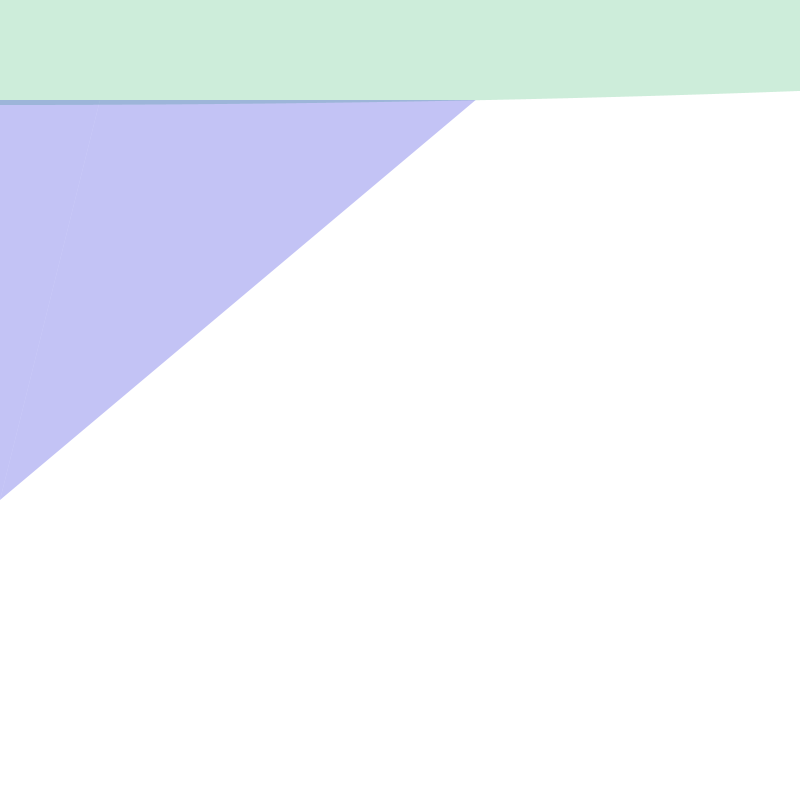
Frame 1 (no input)
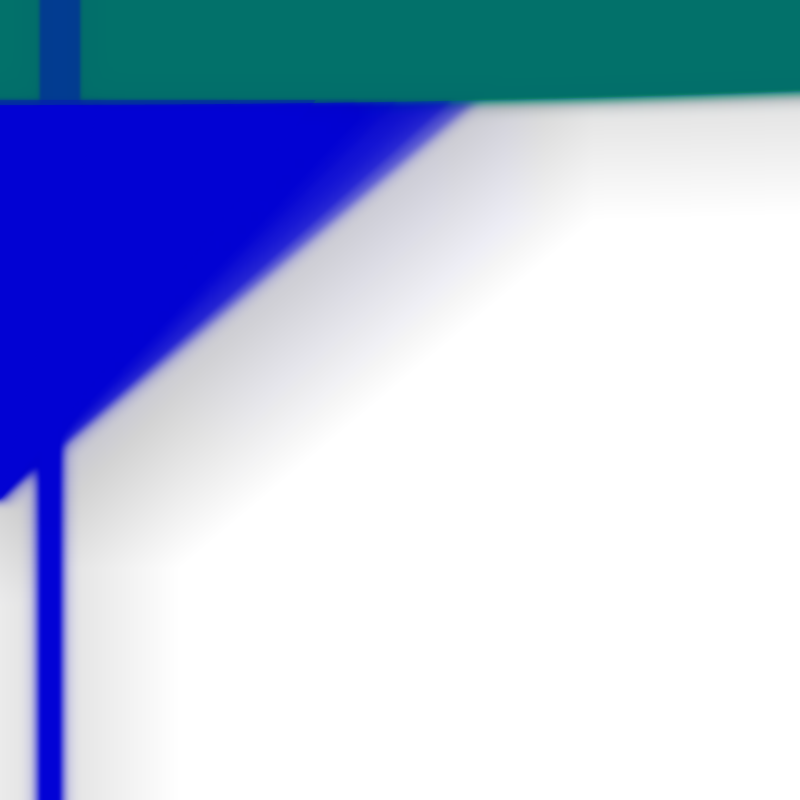
Frame 60 (the mouse pressed at the canvas centre just before this capture)
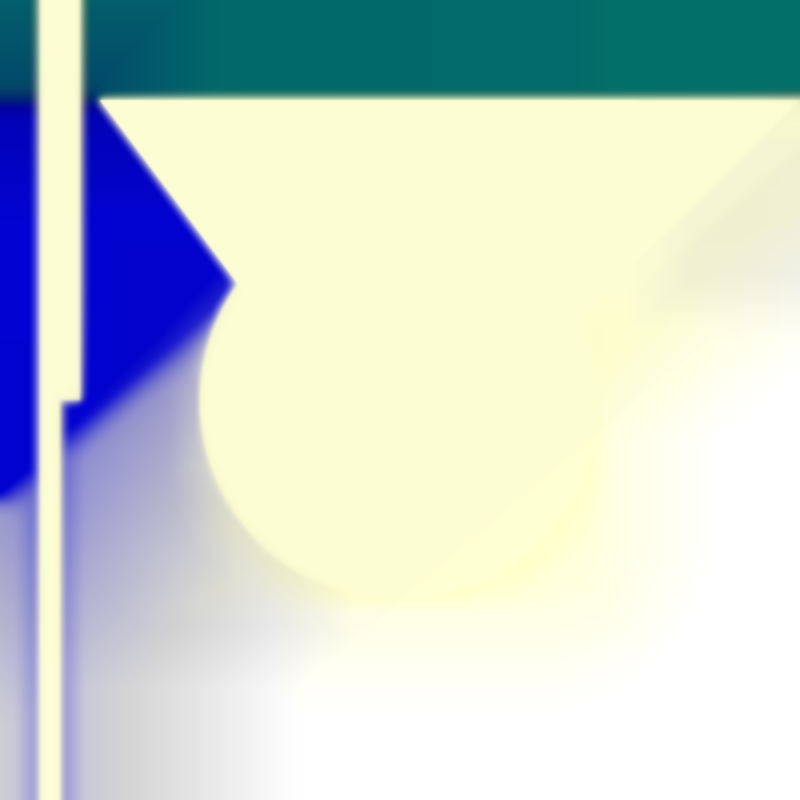
Frame 120 (the mouse held since frame 60 and released just before this capture)

The Processing sketch that drew these frames (run headless with seeded random() and noise(); from frame 60 on, the mouse is pressed at the canvas centre):

// Processing sketch: processing_52777
// ── processing_52777.pde

//
PImage b;
void setup(){
  size (800,800);
  background(255);
  smooth();
}


void draw(){
  imageMode(CENTER);
  frameRate(15);
  noStroke();
rect(40, 0, 20, height);
rect(60, 0, 20, height/2);
  ellipse(mouseX,mouseY,pmouseX,pmouseY);
filter(BLUR, 1);
  fill(mouseX,random(255),random(255),50);
    ellipse(mouseX*602,mouseY/602,3200,210);
    fill(mouseX,mouseY,212,60);
quad(pmouseX,pmouseY,60,60,60,60,60,60);
quad(mouseX+mouseY,100,mouseX,500,mouseY,500,100,100);
quad(random(500)+mouseY,100,mouseX,500,mouseY,500,100,100);
}
